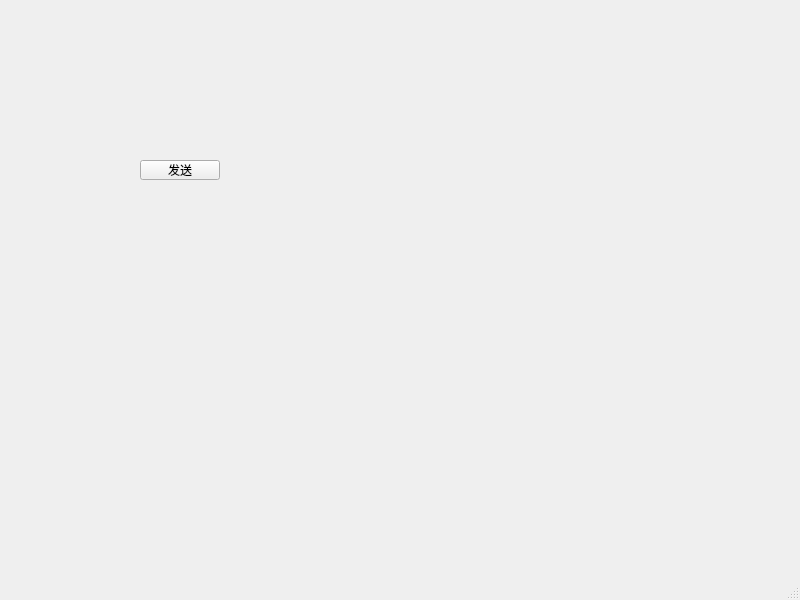
<?xml version="1.0" encoding="UTF-8"?>
<ui version="4.0">
 <class>MainWindow</class>
 <widget class="QMainWindow" name="MainWindow">
  <property name="geometry">
   <rect>
    <x>0</x>
    <y>0</y>
    <width>800</width>
    <height>600</height>
   </rect>
  </property>
  <property name="windowTitle">
   <string>MainWindow</string>
  </property>
  <widget class="QWidget" name="centralwidget">
   <widget class="QPushButton" name="pushButton">
    <property name="geometry">
     <rect>
      <x>140</x>
      <y>160</y>
      <width>80</width>
      <height>20</height>
     </rect>
    </property>
    <property name="text">
     <string>发送</string>
    </property>
   </widget>
  </widget>
  <widget class="QMenuBar" name="menubar">
   <property name="geometry">
    <rect>
     <x>0</x>
     <y>0</y>
     <width>800</width>
     <height>21</height>
    </rect>
   </property>
  </widget>
  <widget class="QStatusBar" name="statusbar"/>
 </widget>
 <resources/>
 <connections/>
</ui>
